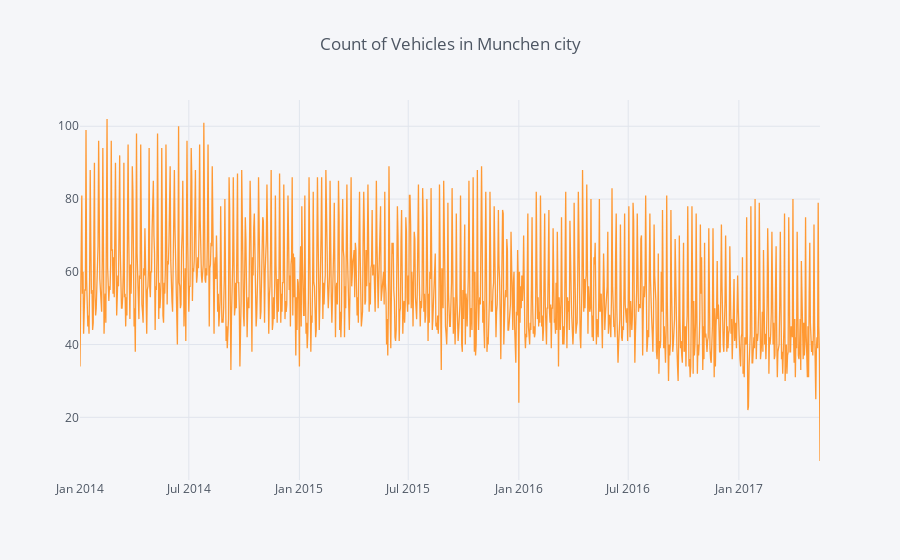

The cell this chart's notebook holds for it:
### Code cell
auniquemunich.VEHICLE_HAL_ID.iplot( title='Count of Vehicles in Munchen city ')

### Figure 1 — Plotly figure (JSON) as saved in the notebook; plotly's stock layout.template omitted (floating-point values rounded to 4 significant figures; data arrays with more than 128 entries replaced by an {"elided": "..."} marker saying what was removed)
{"data": [{"line": {"color": "rgba(255, 153, 51, 1.0)", "dash": "solid", "width": 1.3}, "mode": "lines", "name": "VEHICLE_HAL_ID", "text": "", "type": "scatter", "x": {"elided": "1232 str values"}, "y": {"elided": "1232 int values"}}], "layout": {"legend": {"bgcolor": "#F5F6F9", "font": {"color": "#4D5663"}}, "paper_bgcolor": "#F5F6F9", "plot_bgcolor": "#F5F6F9", "title": "Count of Vehicles in Munchen city ", "titlefont": {"color": "#4D5663"}, "xaxis1": {"gridcolor": "#E1E5ED", "showgrid": true, "tickfont": {"color": "#4D5663"}, "title": "", "titlefont": {"color": "#4D5663"}, "zerolinecolor": "#E1E5ED"}, "yaxis1": {"gridcolor": "#E1E5ED", "showgrid": true, "tickfont": {"color": "#4D5663"}, "title": "", "titlefont": {"color": "#4D5663"}, "zerolinecolor": "#E1E5ED"}}}
